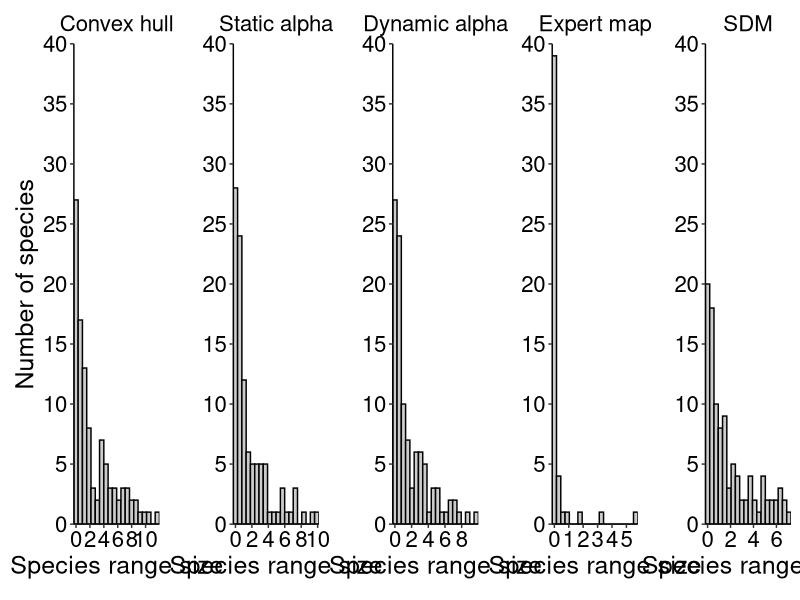

Write R code to recreate this figure. (Note: this script raises an error after producing the figure.)
### This code replicates all the analysis and figures done in the paper entitled: 
# "Comparing methods for estimating geographic ranges in freshwater fishes"
# by Valencia-Rodríguez et al. Submitted to Freshwater Biology

#-----------------------------------------------------------------------------#
####             3.1 Comparison of range sizes between methods             ####
#-----------------------------------------------------------------------------#

## This analysis only considers ranges restricted to water bodies for each method

# Load libraries
library(readr)
library(dplyr)
library(tidyr)
library(ggplot2)
library(patchwork)

# Set your working directory
setwd("~/yourpath")

## Load the "ranges_size.csv" table with the range size estimates for each method. 
# This file is available in section 2.6 or in the tables folder. 
data <- read_csv("ranges_size.csv")

### Prepare the data for analysis ###

# Select only the columns with methods to evaluate range sizes restricted to water bodies
ranges <- data %>% select(Convex_network,Static_network,Dynamic_network,Expert_network,SDM) %>% 
  rename(Convex=Convex_network, Static=Static_network, Dynamic=Dynamic_network,
    Expert=Expert_network)

## Kolmogorov-Smirnov (KS) test to compare range sizes estimated by each pair of methods

# Function to perform KS test between pairs of methods
ks_test <- function(col1, col2, data) {
  filtered_data <- data %>% select(all_of(col1), all_of(col2)) %>% drop_na()
  test_result <- ks.test(filtered_data[[col1]], filtered_data[[col2]])
  return(c(col1, col2, test_result$statistic, test_result$p.value, nrow(filtered_data)))
}

# Create a list of all possible method pairs
method_pairs <- combn(names(ranges), 2, simplify = FALSE)
# KS test for each pair of methods
ks_results <- lapply(method_pairs, function(pair) {
  ks_test(pair[1], pair[2], ranges)
})

# Merge the results into an array
ks_results_df <- do.call(rbind, ks_results)
colnames(ks_results_df) <- c("Method1", "Method2", "KS_Statistic", "p_KS", "Sample_Size")

# Convert results to a data frame and ensure correct data types
ks_results_df <- as.data.frame(ks_results_df)
ks_results_df$KS_Statistic <- as.numeric(as.character(ks_results_df$KS_Statistic))
ks_results_df$p_KS <- as.numeric(as.character(ks_results_df$p_KS))
ks_results_df$Sample_Size <- as.numeric(as.character(ks_results_df$Sample_Size))
# Print the results
print(ks_results_df)

## Note: The "ks_results_df" object will be used after constructing FIGURE 2 to generate Tables S3 ##

### FIGURE 2 ###

# Convex hull
hull <- ggplot(ranges, aes(Convex/100000)) +
  geom_histogram(fill="grey80", color="black", bins=20) +
  labs(x = expression("Species range size"), y="Number of species") +
  scale_y_continuous(limits=c(0, 40), breaks=seq(0, 40, by=5), expand=c(0,0)) +
  scale_x_continuous(breaks=seq(0, 12, by=2), expand=c(0,0))+
  theme_classic() +
  theme(text = element_text(size=18),
        axis.line=element_line(color="black"),
        axis.text=element_text(color="black", size=16),
        axis.title=element_text(color="black"),
        plot.title=element_text(hjust=0.5, size=16))+
  ggtitle("Convex hull")

# Static alpha
static <- ggplot(ranges, aes(Static/100000)) +
  geom_histogram(fill="grey80", color="black", bins=20) +
  labs(x = expression("Species range size"), y="") +
  scale_y_continuous(limits=c(0, 40), breaks=seq(0, 40, by=5), expand=c(0,0)) +
  scale_x_continuous(breaks=seq(0, 12, by=2), expand=c(0,0)) +
  theme_classic() +
  theme(text=element_text(size=18),
        axis.line=element_line(color="black"),
        axis.text=element_text(color="black", size=16),
        axis.title=element_text(color="black"),
        plot.title=element_text(hjust=0.5, size=16))+
  ggtitle("Static alpha")

# Dynamic alpha
dynamic <- ggplot(ranges, aes(Dynamic/100000)) +
  geom_histogram(fill="grey80", color="black", bins=20) +
  labs(x = expression("Species range size"), y="") +
  scale_y_continuous(limits=c(0, 40), breaks=seq(0, 40, by=5), expand=c(0,0)) +
  scale_x_continuous(breaks=seq(0, 12, by=2), expand=c(0,0)) +
  theme_classic() +
  theme(text=element_text(size=18),
        axis.line=element_line(color="black"),
        axis.text=element_text(color="black", size=16),
        axis.title=element_text(color="black"),
        plot.title=element_text(hjust=0.5, size=16))+
  ggtitle("Dynamic alpha")

# Expert maps
expert <- ggplot(ranges, aes(Expert/100000)) +
  geom_histogram(fill="grey80", color="black", bins=20) +
  labs(x = expression("Species range size"), y="") +
  scale_y_continuous(limits=c(0, 40), breaks=seq(0, 40, by=5), expand=c(0,0)) +
  scale_x_continuous(breaks=seq(0, 12, by=1), expand=c(0,0)) +
  theme_classic() +
  theme(text = element_text(size = 18),
        axis.line=element_line(color="black"),
        axis.text=element_text(color="black", size=16),
        axis.title=element_text(color="black"),
        plot.title=element_text(hjust=0.5, size=16))+
  ggtitle("Expert map")

# SDM
sdm <- ggplot(ranges, aes(SDM/100000)) +
  geom_histogram(fill="grey80", color="black", bins=20) +
  labs(x = expression("Species range size"), y="") +
  scale_y_continuous(limits=c(0, 40), breaks=seq(0, 40, by=5), expand=c(0,0)) +
  scale_x_continuous(breaks=seq(0, 12, by=2), expand=c(0,0)) +
  theme_classic() +
  theme(text=element_text(size = 18),
        axis.line=element_line(color="black"),
        axis.text=element_text(color="black", size=16),
        axis.title=element_text(color="black"),
        plot.title=element_text(hjust=0.5, size=16))+
  ggtitle("SDM")

# Combine images into a single figure and export
group.fig.2 <- hull | static | dynamic | expert | sdm
plot_layout(widths = c(1, 1))

Fig.2 <- group.fig.2 + theme(plot.margin = margin(1, 1, 1, 1)) # Adjust margins

# Save figure
ggsave(Fig.2, filename = "Fig_2.tiff", width = 18, height = 7,
       units ="cm", scale = 2, dpi = 400)


### Table S3 ### 

## Prepare the data for analysis
# Convert the "ranges" object to long format
data_long <- pivot_longer(ranges,cols=c(Convex,Static,Dynamic,Expert,SDM),
                          names_to="Method", values_to="RangeSize") %>%
  drop_na() # Remove rows with NA

# Kruskal-Wallis test to test differences between range sizes
kruskal_test <- kruskal.test(RangeSize ~ Method, data = data_long)

# Function to perform Wilcoxon test between all possible pairs of methods
wilcox_test <- function(col1, col2, ranges) {
  filtered_data <- ranges %>% select(all_of(col1), all_of(col2)) %>% drop_na()
  test_result <- wilcox.test(filtered_data[[col1]], filtered_data[[col2]])
  return(c(col1, col2, test_result$statistic, test_result$p.value))
}

# Create a list of all method pairs
method_pairs <- combn(names(ranges), 2, simplify = FALSE)

# Wilcoxon test for each pair of methods
wilcox_results <- lapply(method_pairs, function(pair) {
  wilcox_test(pair[1], pair[2], ranges)
})

# Combine results into a matrix
# Using do.call to combine Wilcoxon test results into a matrix and then convert to data.frame
wilcox_results_df <- do.call(rbind, wilcox_results)
colnames(wilcox_results_df) <- c("Method1", "Method2", "W", "p_Wilcoxon")

# Ensure numerical columns are of the correct type
wilcox_results_df <- as.data.frame(wilcox_results_df)
wilcox_results_df$W <- as.numeric(wilcox_results_df$W)
wilcox_results_df$p_Wilcoxon <- as.numeric(wilcox_results_df$p_Wilcoxon)

# Merge tables using Method1 and Method2 as key columns
## Note: The "ks_results_df" object was constructed in the first part of this section
merged_df <- merge(ks_results_df, wilcox_results_df, by = c("Method1", "Method2"))

# Add column with compared methods
merged_df$Comparative_Method <- paste(merged_df$Method1, "-", merged_df$Method2)

# Rearrange columns and rename for the final format of Table S3
final_df <- merged_df[,c("Comparative_Method","W","p_Wilcoxon",
                         "KS_Statistic","p_KS", "Sample_Size")]
colnames(final_df) <- c("Comparative Method","W","p(W)","D","p(D)","Sample size")

# Format p-values
final_df$`p(W)` <- ifelse(final_df$`p(W)` < 0.05, paste0(formatC(final_df$`p(W)`, format="f", digits=3), "*"), formatC(final_df$`p(W)`, format="f", digits=2))
final_df$`p(D)` <- ifelse(final_df$`p(D)` < 0.05, paste0(formatC(final_df$`p(D)`, format="f", digits=3), "*"), formatC(final_df$`p(D)`, format="f", digits=2))

# Display the result
print(final_df)

# Save the results as Table S3
write.csv(final_df, "Table_S3.csv", row.names = FALSE)

#-----------------------------------------------------------------------------#
#### 3.2 Unrestricted vs. restricted range size within each polygon method ####
#-----------------------------------------------------------------------------#

## This analysis only considers ranges derived from each polygon method

# Load libraries
library(readr)
library(dplyr)
library(tidyr)
library(ggplot2)

### Load and prepare the data ###
# Load the table with estimated range sizes for each method
data <- read_csv("ranges_size.csv") # This is the same table from the previous analysis

### Transform the table ###
# Reshape the data from a wide format to a long format, combining method and shape information
# into separate columns and ensuring that each row represents a single observation of range size.
df <- data %>%
  pivot_longer(cols= -c(Species, 'Number of occurrence records', 'Alpha value'), 
               names_to=c("Method_Shape"),values_to="Value") %>%
  separate(Method_Shape, into=c("Method", "Shape"), sep="_", fill="right") %>%
  mutate(Method=recode(Method, Convex="Convex hull", Dynamic="Dynamic alpha",
                       Static="Static alpha", Expert="Expert map"),
    Shape = ifelse(is.na(Shape), "Polygon", recode(Shape, network="Water bodies", netw="Water bodies"))) %>% 
  select(Method, Shape, Value) %>%
  drop_na(Value)

# Kruskal-Wallis test to detect differences within methods
kruskal <- kruskal.test(df$Value ~ df$Shape, data = df)

# Filter the data to remove NAs and exclude SDM, which only has restricted ranges in water bodies
df.wilcoxon <- df %>% filter(!is.na(Shape) & Method != "SDM")

# List of methods
methods <- unique(df.wilcoxon$Method)
# List to store Wilcoxon test results within each method
results_list <- list()

for (method in methods) {
  df_method <- df.wilcoxon %>% filter(Method == method)
  if (length(unique(df_method$Shape)) == 2) {
    test <- wilcox.test(Value ~ Shape, data = df_method, paired = FALSE)
    results_list[[method]] <- list(p.value = test$p.value, W = test$statistic)
  } else {
    results_list[[method]] <- list(p.value = NA, W = NA)
  }
}

# Create dataframe with the results
results_df <- do.call(rbind, lapply(names(results_list), function(method) {
  data.frame(Method=method, P_Value=results_list[[method]]$p.value, W=results_list[[method]]$W)}))


### FIGURE 3 ###

orden_nom <- c("Convex hull", "Static alpha", "Dynamic alpha", "Expert map", "SDM")
df$Method <- factor(df$Method, levels = orden_nom)
df$Shape <- factor(df$Shape, levels = c("Polygon", "Water bodies"))

# Filter out SDM rows
df_filtered <- df %>% filter(Method != "SDM")

Fig.3 <- 
  ggplot(df_filtered, aes(x = Method, y = Value / 100000, fill = Shape)) +
  geom_boxplot() +
  scale_fill_manual(values=c("#E69F00", "#999999"))+
  labs(x = "", y = expression("Range size (" * km^2 * " x " *10^5* ")")) +
  scale_y_continuous(limits = c(0, 100), breaks=seq(0, 100, by=10), expand=c(0,0))+
  theme_classic() +
  theme(text = element_text(size = 18, color = "black"),
        legend.position = "top",
        panel.grid.major = element_blank(),
        panel.grid.minor = element_blank(),
        axis.line = element_line(color = "black"),
        axis.text = element_text(color = "black", size = 16))

# Save figure
ggsave(Fig.3, filename = "Fig_3.tiff", width = 18, height = 7,
       units ="cm", scale = 2, dpi = 400)

#-----------------------------------------------------------------------------#
####      3.3 Differences and similarities among species' range sizes      ####
#-----------------------------------------------------------------------------#

## This analysis only considers ranges restricted to water bodies for each method

# Load libraries
library(dplyr)
library(ggplot2)
library(gridExtra)

## Apply standard regression models to compare differences in range sizes estimated by each method

## Note: We call the data table adjusted in section 3.1 (object "ranges"),
# which contains the range sizes of each method adjusted to water bodies

# Define the methods to compare
methods <- c("Convex", "Static", "Dynamic", "Expert", "SDM")

# Function to perform linear regressions between pairs of methods
lm_test <- function(col1, col2, data) {
  formula <- as.formula(paste(col1, "~", col2))
  lm_result <- lm(formula, data = data)
  summary_result <- summary(lm_result)
  
  intercept <- summary_result$coefficients[1, 1]
  intercept_t <- summary_result$coefficients[1, 3]
  intercept_p <- summary_result$coefficients[1, 4]
  
  slope <- summary_result$coefficients[2, 1]
  slope_t <- summary_result$coefficients[2, 3]
  slope_p <- summary_result$coefficients[2, 4]
  
  r_squared <- summary_result$r.squared
  
  return(c(col1, col2, intercept, intercept_t, intercept_p, slope, slope_t, slope_p, r_squared))
}

# Create a list of all possible pairs of methods
method_pairs <- combn(methods, 2, simplify = FALSE)

# Perform linear regressions for each pair of methods
lm_results <- lapply(method_pairs, function(pair) {
  lm_test(pair[1], pair[2], ranges)
})

# Combining the rows of the list into a matrix and assign column names to the resulting matrix
lm_results_df <- do.call(rbind, lm_results)
colnames(lm_results_df) <- c("Comparative Method", "Method2", "Intercept", "Intercept_t", 
                             "Intercept_p", "Slope", "Slope_t", "Slope_p", "R-squared")

# Convert the matrix to a data frame
lm_results_df <- as.data.frame(lm_results_df)

# Verify and convert data types in the resulting data frame to ensure 
# numerical values are treated correctly
lm_results_df$Intercept <- as.numeric(as.character(lm_results_df$Intercept))
lm_results_df$Intercept_t <- as.numeric(as.character(lm_results_df$Intercept_t))
lm_results_df$Intercept_p <- as.numeric(as.character(lm_results_df$Intercept_p))
lm_results_df$Slope <- as.numeric(as.character(lm_results_df$Slope))
lm_results_df$Slope_t <- as.numeric(as.character(lm_results_df$Slope_t))
lm_results_df$Slope_p <- as.numeric(as.character(lm_results_df$Slope_p))
lm_results_df$`R-squared` <- as.numeric(as.character(lm_results_df$`R-squared`))

# Concatenate the names of the comparative methods
lm_results_df$`Comparative Method` <- paste(lm_results_df$`Comparative Method`, lm_results_df$Method2, sep = " - ")
lm_results_df <- lm_results_df %>% select(-Method2)
# Print the results
print(lm_results_df)

# Save the results table (Table S3)
write.csv(lm_results_df, "Table_S4.csv", row.names = FALSE)


### FIGURE 4 ###

# Define a general theme for all the plots (Figure 4)
mytheme <- theme(text=element_text(family='Calibri'),
                 axis.text.y=element_text(colour="black", size=11, face="plain"), 
                 axis.text.x=element_text(colour="black", face="plain", size=11),
                 legend.text=element_text(size=11, face="plain", colour="black"), 
                 axis.title.x=element_text(size =13, colour ="black"),
                 axis.title.y=element_text(size =13, colour ="black"),
                 panel.background =element_blank(),
                 panel.border=element_rect(colour= "black", fill=NA, size=0.8),
                 legend.key=element_blank(),
                 axis.line=element_line(size=0.1, color='black'))

# Convex hull ~ Static 
hull.static <- 
  ggplot(ranges, aes(x=ranges$Static/100000, y=ranges$Convex/100000)) +
  geom_point(color="gray60", size=1.5) +
  geom_smooth(method="lm",formula=y~x,se=FALSE,linetype="dashed",color="red",linewidth=1) +
  geom_abline(slope = 1, intercept = 0, color = "grey", linewidth=0.2) +
  labs(x = expression("Static alpha"), y = "Convex hull") +
  scale_x_continuous(limits=c(0, 12), breaks=seq(0, 12, by=2), expand=c(0,0)) +
  scale_y_continuous(limits=c(0, 12), breaks=seq(0, 12, by=2), expand=c(0,0)) +
  mytheme+
  annotate("text", x=3.6, y=11, 
           label=expression(paste(italic(R)^2,"=","0.93")), size=3, hjust=1)

# Convex hull ~ Dynamic 
hull.dynamic <- 
  ggplot(ranges,aes(x=ranges$Dynamic/100000, y=ranges$Convex/100000))+
  geom_point(color="gray60", size=1.5) +
  geom_smooth(method="lm",formula=y~x,se=FALSE,linetype="dashed",color="red",linewidth=1)+
  geom_abline(slope = 1, intercept = 0, color = "grey", linewidth=0.2) +
  labs(x = expression("Dynamic alpha"),y = "Convex hull") +
  scale_x_continuous(limits=c(0, 12), breaks=seq(0, 12, by=2), expand=c(0,0)) +
  scale_y_continuous(limits=c(0, 12), breaks=seq(0, 12, by=2), expand=c(0,0)) +
  mytheme +
  annotate("text", x=3.6, y=11, 
           label=expression(paste(italic(R)^2,"=","0.95")), size=3, hjust=1)

# Convex hull ~ Expert
hull.expert <-  
  ggplot(ranges,aes(x= ranges$Expert/100000, y=ranges$Convex/100000))+
  geom_point(color="gray60", size=1.5) +
  geom_smooth(method="lm",formula=y~x,se=FALSE,linetype="dashed",color="red",linewidth=1)+
  geom_abline(slope=1, intercept=0, color="grey", linewidth=0.2) +
  labs(x=expression("Expert map"), y="Convex hull") +
  scale_x_continuous(limits=c(0, 8), breaks=seq(0, 8, by=2), expand=c(0,0)) +
  scale_y_continuous(limits=c(0, 8), breaks=seq(0, 8, by=2), expand=c(0,0)) +
  mytheme +
  annotate("text", x=2.2, y=7.2, 
           label=expression(paste(italic(R)^2,"=","0.30")), size=3, hjust=1)

# Static ~ Dynamic
static.dynamic <-
  ggplot(ranges,aes(x=ranges$Dynamic/100000, y=ranges$Static/100000))+
  geom_point(color="gray60", size=1.5) +
  geom_smooth(method="lm",formula=y~x,se=FALSE,linetype="dashed",color="red",linewidth=1)+
  geom_abline(slope=1, intercept=0, color="grey", linewidth=0.2) +
  labs(x=expression("Dynamic alpha"), y="Static alpha") +
  scale_x_continuous(limits=c(0, 10), breaks=seq(0, 10, by=2), expand=c(0,0)) +
  scale_y_continuous(limits=c(0, 10), breaks=seq(0, 10, by=2), expand=c(0,0)) +
  mytheme +
  annotate("text", x=3.2, y=9, 
           label=expression(paste(italic(R)^2,"=","0.91")), size=3, hjust=1)

# Static ~ Expert
static.expert <-
  ggplot(ranges,aes(x=ranges$Expert/100000, y=ranges$Static/100000))+
  geom_point(color="gray60", size=1.5) +
  geom_smooth(method="lm",formula=y~x,se=FALSE,linetype="dashed", color="red",linewidth=1)+
  geom_abline(slope=1, intercept=0, color="grey", linewidth=0.2) +
  labs(x=expression("Expert map"), y="Static alpha") +
  scale_x_continuous(limits=c(0, 8), breaks=seq(0, 8, by=2), expand=c(0,0)) +
  scale_y_continuous(limits=c(0, 8), breaks=seq(0, 8, by=2), expand=c(0,0)) +
  mytheme +
  annotate("text", x=2.3, y=7.2, 
           label=expression(paste(italic(R)^2,"=","0.34")), size=3, hjust=1)

# Dynamic ~ Expert
dynamic.expert <- 
  ggplot(ranges,aes(x=ranges$Expert/100000, y=ranges$Dynamic/100000))+
  geom_point(color="gray60", size=1.5) +
  geom_smooth(method="lm",formula=y~x,se=FALSE,linetype="dashed", color="red",linewidth=1)+
  geom_abline(slope=1, intercept=0, color="grey", linewidth=0.2) +
  labs(x=expression("Expert map"), y ="Dynamic alpha") +
  scale_x_continuous(limits=c(0, 4), breaks=seq(0, 4, by=1), expand=c(0,0)) +
  scale_y_continuous(limits=c(0, 4), breaks=seq(0, 4, by=1), expand=c(0,0)) +
  mytheme +
  annotate("text", x=1.1, y=3.6, 
           label=expression(paste(italic(R)^2,"=","0.31")), size=3, hjust=1)

# Convex hull ~ SDM 
hull.sdm <-
  ggplot(ranges,aes(x=ranges$SDM/100000, y=ranges$Convex/100000))+
  geom_point(color="gray60", size=1.5) +
  geom_smooth(method="lm",formula=y~x,se=FALSE,linetype="dashed", color="red",linewidth=1)+
  geom_abline(slope=1, intercept=0, color="grey", linewidth=0.2) +
  labs(x=expression("SDMs"), y="Convex hull") +
  scale_x_continuous(limits=c(0, 12), breaks=seq(0, 12, by=2), expand=c(0,0)) +
  scale_y_continuous(limits=c(0, 12), breaks=seq(0, 12, by=2), expand=c(0,0)) +
  mytheme +
  annotate("text", x=3.6, y=11, 
           label=expression(paste(italic(R)^2,"=","0.76")), size=3, hjust=1)

# Static ~ SDM
static.sdm <-
  ggplot(ranges,aes(x=ranges$SDM/100000, y=ranges$Static/100000))+
  geom_point(color="gray60", size=1.5) +
  geom_smooth(method="lm",formula=y~x,se=FALSE,linetype="dashed", color="red",linewidth=1)+
  geom_abline(slope=1, intercept=0, color="grey", linewidth=0.2) +
  labs(x=expression("SDMs"), y="Static alpha") +
  scale_x_continuous(limits=c(0, 10), breaks=seq(0, 10, by=2), expand=c(0,0)) +
  scale_y_continuous(limits=c(0, 10), breaks=seq(0, 10, by=2), expand=c(0,0)) +
  mytheme +
  annotate("text", x=3.1, y=9, 
           label=expression(paste(italic(R)^2,"=","0.73")), size=3, hjust=1)

# Dynamic ~ SDM
dynamic.sdm <-
  ggplot(ranges,aes(x=ranges$SDM/100000, y=ranges$Dynamic/100000))+
  geom_point(color = "gray60", size=1.5) +
  geom_smooth(method="lm",formula=y~x,se=FALSE,linetype="dashed", color="red",linewidth=1)+
  geom_abline(slope=1, intercept=0, color="grey", linewidth=0.2) +
  labs(x=expression("SDMs"), y ="Dynamic alpha") +
  scale_x_continuous(limits=c(0, 10), breaks=seq(0, 10, by=2), expand=c(0,0)) +
  scale_y_continuous(limits=c(0, 10), breaks=seq(0, 10, by=2), expand=c(0,0)) +
  mytheme +
  annotate("text", x=3.1, y=9, 
           label=expression(paste(italic(R)^2,"=","0.68")), size=3, hjust=1)

# SDM ~ Expert
sdm.expert <-
  ggplot(ranges,aes(x=ranges$Expert/100000, y=ranges$SDM/100000))+
  geom_point(color="gray60", size=1.5) +
  geom_smooth(method="lm",formula=y~x,se=FALSE,linetype="dashed", color="red",linewidth=1)+
  geom_abline(slope=1, intercept=0, color="grey", linewidth=0.2) +
  labs(x=expression("Expert map"), y="SDMs") +
  scale_x_continuous(limits=c(0, 8), breaks=seq(0, 8, by=2), expand=c(0,0)) +
  scale_y_continuous(limits=c(0, 8), breaks=seq(0, 8, by=2), expand=c(0,0)) +
  mytheme +
  annotate("text", x=2.3, y=7.2, 
           label=expression(paste(italic(R)^2,"=","0.35")), size=3, hjust=1)

# Combine all the plots into a grid
Fig.4 <- grid.arrange(hull.static, hull.dynamic, hull.expert, hull.sdm, static.expert, 
                     static.dynamic, static.sdm, dynamic.sdm, dynamic.expert, sdm.expert, 
                     ncol=3, nrow=4, layout_matrix=rbind(c(1, 2, 3), c(4, 5, 6),
                                                         c(7, 8, 9), c(NA, 10, NA)))

# Save figure
ggsave(Fig.4, filename = "Fig_4.tiff", width = 18, height = 18,
       units ="cm", scale = 1, dpi = 400)
